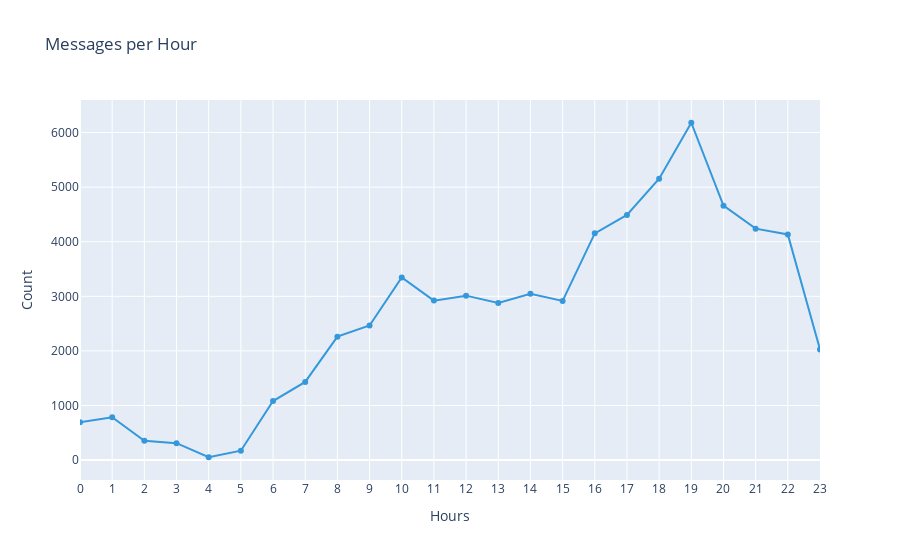

Here is the notebook cell this chart was saved with:
### Code cell
fig = px.line(pd.DataFrame(df["Hour"].value_counts().reset_index().rename(columns = {"index" : "Hours", "Hour" : "Count"}).sort_values(by = ["Hours"])), 
             x = "Hours", 
             y = "Count",
             title = "Messages per Hour",
             color_discrete_sequence = ["#3498DB"],
             markers =  True)
             


fig.update_layout(xaxis = dict(tickmode = "linear", tick0 = 1, dtick = 1))
fig.update_xaxes(range = [0, 23])

### Figure 1 — Plotly figure (JSON) as saved in the notebook; plotly's stock layout.template omitted (floating-point values rounded to 4 significant figures)
{"data": [{"hovertemplate": "Hours=%{x}<br>Count=%{y}<extra></extra>", "legendgroup": "", "line": {"color": "#3498DB", "dash": "solid"}, "marker": {"symbol": "circle"}, "mode": "lines+markers", "name": "", "orientation": "v", "showlegend": false, "type": "scatter", "x": [0, 1, 2, 3, 4, 5, 6, 7, 8, 9, 10, 11, 12, 13, 14, 15, 16, 17, 18, 19, 20, 21, 22, 23], "xaxis": "x", "y": [693, 786, 354, 310, 52, 172, 1082, 1432, 2261, 2465, 3344, 2921, 3012, 2877, 3045, 2916, 4153, 4490, 5153, 6179, 4660, 4239, 4134, 2024], "yaxis": "y"}], "layout": {"legend": {"tracegroupgap": 0}, "title": {"text": "Messages per Hour"}, "xaxis": {"anchor": "y", "domain": [0, 1], "dtick": 1, "range": [0, 23], "tick0": 1, "tickmode": "linear", "title": {"text": "Hours"}}, "yaxis": {"anchor": "x", "domain": [0, 1], "title": {"text": "Count"}}}}
